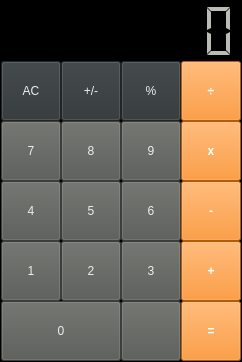
<?xml version="1.0" encoding="UTF-8"?>
<ui version="4.0">
 <class>Dialog</class>
 <widget class="QDialog" name="Dialog">
  <property name="geometry">
   <rect>
    <x>0</x>
    <y>0</y>
    <width>242</width>
    <height>362</height>
   </rect>
  </property>
  <property name="minimumSize">
   <size>
    <width>242</width>
    <height>362</height>
   </size>
  </property>
  <property name="maximumSize">
   <size>
    <width>242</width>
    <height>362</height>
   </size>
  </property>
  <property name="windowTitle">
   <string>Calculator</string>
  </property>
  <property name="styleSheet">
   <string notr="true">border-color: rgb(0, 0, 0);
                background-color: rgb(0, 0, 0);
                color: rgb(0, 0, 0);
            </string>
  </property>
  <property name="sizeGripEnabled">
   <bool>false</bool>
  </property>
  <layout class="QVBoxLayout" name="verticalLayout">
   <property name="spacing">
    <number>0</number>
   </property>
   <property name="leftMargin">
    <number>0</number>
   </property>
   <property name="topMargin">
    <number>0</number>
   </property>
   <property name="rightMargin">
    <number>0</number>
   </property>
   <property name="bottomMargin">
    <number>0</number>
   </property>
   <item>
    <widget class="HFrame" name="frameMain">
     <property name="frameShape">
      <enum>QFrame::StyledPanel</enum>
     </property>
     <property name="frameShadow">
      <enum>QFrame::Raised</enum>
     </property>
     <layout class="QVBoxLayout" name="verticalLayout_2">
      <property name="spacing">
       <number>0</number>
      </property>
      <property name="leftMargin">
       <number>0</number>
      </property>
      <property name="topMargin">
       <number>0</number>
      </property>
      <property name="rightMargin">
       <number>0</number>
      </property>
      <property name="bottomMargin">
       <number>0</number>
      </property>
      <item>
       <widget class="QLCDNumber" name="lcdDisplay">
        <property name="minimumSize">
         <size>
          <width>180</width>
          <height>60</height>
         </size>
        </property>
        <property name="maximumSize">
         <size>
          <width>16777215</width>
          <height>60</height>
         </size>
        </property>
        <property name="styleSheet">
         <string notr="true">background-color: rgb(0, 0, 0);
                                        color: rgb(186, 189, 182);
                                        font: 75 16pt &quot;Sawasdee&quot;;
                                    </string>
        </property>
        <property name="frameShadow">
         <enum>QFrame::Plain</enum>
        </property>
        <property name="lineWidth">
         <number>0</number>
        </property>
        <property name="digitCount">
         <number>8</number>
        </property>
        <property name="segmentStyle">
         <enum>QLCDNumber::Flat</enum>
        </property>
       </widget>
      </item>
      <item>
       <widget class="QFrame" name="frame">
        <property name="styleSheet">
         <string notr="true">background-color: rgb(0, 0, 0);</string>
        </property>
        <property name="frameShape">
         <enum>QFrame::Box</enum>
        </property>
        <property name="frameShadow">
         <enum>QFrame::Plain</enum>
        </property>
        <property name="lineWidth">
         <number>0</number>
        </property>
        <layout class="QGridLayout" name="gridLayout">
         <property name="leftMargin">
          <number>0</number>
         </property>
         <property name="topMargin">
          <number>0</number>
         </property>
         <property name="rightMargin">
          <number>0</number>
         </property>
         <property name="bottomMargin">
          <number>0</number>
         </property>
         <property name="spacing">
          <number>0</number>
         </property>
         <item row="0" column="4">
          <widget class="QToolButton" name="btnDivision">
           <property name="minimumSize">
            <size>
             <width>60</width>
             <height>60</height>
            </size>
           </property>
           <property name="styleSheet">
            <string notr="true">background-color: rgb(253, 128, 8);
                                                    color: rgb(255, 255, 255);
                                                    font: 25pt &quot;Arial&quot;;
                                                    font-weight: bold;
                                                </string>
           </property>
           <property name="text">
            <string>÷</string>
           </property>
           <property name="toolButtonStyle">
            <enum>Qt::ToolButtonTextOnly</enum>
           </property>
          </widget>
         </item>
         <item row="2" column="0">
          <widget class="QToolButton" name="btn4">
           <property name="minimumSize">
            <size>
             <width>60</width>
             <height>60</height>
            </size>
           </property>
           <property name="styleSheet">
            <string notr="true">font: 75 20pt &quot;Arial&quot;;
                                                    color: rgb(238, 238, 236);
                                                    background-color: rgb(85, 87, 83);
                                                </string>
           </property>
           <property name="text">
            <string>4</string>
           </property>
           <property name="toolButtonStyle">
            <enum>Qt::ToolButtonTextOnly</enum>
           </property>
          </widget>
         </item>
         <item row="1" column="0">
          <widget class="QToolButton" name="btn7">
           <property name="minimumSize">
            <size>
             <width>60</width>
             <height>60</height>
            </size>
           </property>
           <property name="styleSheet">
            <string notr="true">font: 75 20pt &quot;Arial&quot;;
                                                    color: rgb(238, 238, 236);
                                                    background-color: rgb(85, 87, 83);
                                                </string>
           </property>
           <property name="text">
            <string>7</string>
           </property>
           <property name="toolButtonStyle">
            <enum>Qt::ToolButtonTextOnly</enum>
           </property>
          </widget>
         </item>
         <item row="1" column="4">
          <widget class="QToolButton" name="btnMultiplication">
           <property name="minimumSize">
            <size>
             <width>60</width>
             <height>60</height>
            </size>
           </property>
           <property name="styleSheet">
            <string notr="true">background-color: rgb(253, 128, 8);
                                                    color: rgb(255, 255, 255);
                                                    font: 20pt &quot;Arial&quot;;
                                                    font-weight: bold;
                                                </string>
           </property>
           <property name="text">
            <string>x</string>
           </property>
           <property name="toolButtonStyle">
            <enum>Qt::ToolButtonTextOnly</enum>
           </property>
          </widget>
         </item>
         <item row="1" column="1">
          <widget class="QToolButton" name="btn8">
           <property name="minimumSize">
            <size>
             <width>60</width>
             <height>60</height>
            </size>
           </property>
           <property name="styleSheet">
            <string notr="true">font: 75 20pt &quot;Arial&quot;;
                                                    color: rgb(238, 238, 236);
                                                    background-color: rgb(85, 87, 83);
                                                </string>
           </property>
           <property name="text">
            <string>8</string>
           </property>
          </widget>
         </item>
         <item row="3" column="0">
          <widget class="QToolButton" name="btn1">
           <property name="minimumSize">
            <size>
             <width>60</width>
             <height>60</height>
            </size>
           </property>
           <property name="styleSheet">
            <string notr="true">font: 75 20pt &quot;Arial&quot;;
                                                    color: rgb(238, 238, 236);
                                                    background-color: rgb(85, 87, 83);
                                                </string>
           </property>
           <property name="text">
            <string>1</string>
           </property>
           <property name="toolButtonStyle">
            <enum>Qt::ToolButtonTextOnly</enum>
           </property>
          </widget>
         </item>
         <item row="0" column="3">
          <widget class="QToolButton" name="btnPercent">
           <property name="minimumSize">
            <size>
             <width>60</width>
             <height>60</height>
            </size>
           </property>
           <property name="styleSheet">
            <string notr="true">font: 75 20pt &quot;Arial&quot;;
                                                    color: rgb(238, 238, 236);
                                                    background-color: rgb(46, 52, 54);
                                                </string>
           </property>
           <property name="text">
            <string>%</string>
           </property>
           <property name="toolButtonStyle">
            <enum>Qt::ToolButtonTextOnly</enum>
           </property>
          </widget>
         </item>
         <item row="3" column="3">
          <widget class="QToolButton" name="btn3">
           <property name="minimumSize">
            <size>
             <width>60</width>
             <height>60</height>
            </size>
           </property>
           <property name="styleSheet">
            <string notr="true">font: 75 20pt &quot;Arial&quot;;
                                                    color: rgb(238, 238, 236);
                                                    background-color: rgb(85, 87, 83);
                                                </string>
           </property>
           <property name="text">
            <string>3</string>
           </property>
           <property name="toolButtonStyle">
            <enum>Qt::ToolButtonTextOnly</enum>
           </property>
          </widget>
         </item>
         <item row="2" column="4">
          <widget class="QToolButton" name="btnMinus">
           <property name="minimumSize">
            <size>
             <width>60</width>
             <height>60</height>
            </size>
           </property>
           <property name="styleSheet">
            <string notr="true">background-color: rgb(253, 128, 8);
                                                    color: rgb(255, 255, 255);
                                                    font: 30pt &quot;Arial&quot;;
                                                    font-weight: bold;
                                                </string>
           </property>
           <property name="text">
            <string>-</string>
           </property>
           <property name="toolButtonStyle">
            <enum>Qt::ToolButtonTextOnly</enum>
           </property>
          </widget>
         </item>
         <item row="3" column="1">
          <widget class="QToolButton" name="btn2">
           <property name="minimumSize">
            <size>
             <width>60</width>
             <height>60</height>
            </size>
           </property>
           <property name="styleSheet">
            <string notr="true">font: 75 20pt &quot;Arial&quot;;
                                                    color: rgb(238, 238, 236);
                                                    background-color: rgb(85, 87, 83);
                                                </string>
           </property>
           <property name="text">
            <string>2</string>
           </property>
           <property name="toolButtonStyle">
            <enum>Qt::ToolButtonTextOnly</enum>
           </property>
          </widget>
         </item>
         <item row="0" column="0">
          <widget class="QToolButton" name="btnAC">
           <property name="minimumSize">
            <size>
             <width>60</width>
             <height>60</height>
            </size>
           </property>
           <property name="styleSheet">
            <string notr="true">font: 75 20pt &quot;Arial&quot;;
                                                    color: rgb(238, 238, 236);
                                                    background-color: rgb(46, 52, 54);
                                                </string>
           </property>
           <property name="text">
            <string>AC</string>
           </property>
           <property name="toolButtonStyle">
            <enum>Qt::ToolButtonTextOnly</enum>
           </property>
          </widget>
         </item>
         <item row="1" column="3">
          <widget class="QToolButton" name="btn9">
           <property name="minimumSize">
            <size>
             <width>60</width>
             <height>60</height>
            </size>
           </property>
           <property name="styleSheet">
            <string notr="true">font: 75 20pt &quot;Arial&quot;;
                                                    color: rgb(238, 238, 236);
                                                    background-color: rgb(85, 87, 83);
                                                </string>
           </property>
           <property name="text">
            <string>9</string>
           </property>
           <property name="toolButtonStyle">
            <enum>Qt::ToolButtonTextOnly</enum>
           </property>
          </widget>
         </item>
         <item row="4" column="4">
          <widget class="QToolButton" name="btnEqual">
           <property name="minimumSize">
            <size>
             <width>60</width>
             <height>60</height>
            </size>
           </property>
           <property name="styleSheet">
            <string notr="true">background-color: rgb(253, 128, 8);
                                                    color: rgb(255, 255, 255);
                                                    font: 20pt &quot;Arial&quot;;
                                                    font-weight: bold;
                                                </string>
           </property>
           <property name="text">
            <string>=</string>
           </property>
           <property name="toolButtonStyle">
            <enum>Qt::ToolButtonTextOnly</enum>
           </property>
          </widget>
         </item>
         <item row="2" column="1">
          <widget class="QToolButton" name="btn5">
           <property name="minimumSize">
            <size>
             <width>60</width>
             <height>60</height>
            </size>
           </property>
           <property name="styleSheet">
            <string notr="true">font: 75 20pt &quot;Arial&quot;;
                                                    color: rgb(238, 238, 236);
                                                    background-color: rgb(85, 87, 83);
                                                </string>
           </property>
           <property name="text">
            <string>5</string>
           </property>
           <property name="toolButtonStyle">
            <enum>Qt::ToolButtonTextOnly</enum>
           </property>
          </widget>
         </item>
         <item row="4" column="0" colspan="2">
          <widget class="QToolButton" name="btn0">
           <property name="minimumSize">
            <size>
             <width>120</width>
             <height>60</height>
            </size>
           </property>
           <property name="styleSheet">
            <string notr="true">font: 75 20pt &quot;Arial&quot;;
                                                    color: rgb(238, 238, 236);
                                                    background-color: rgb(85, 87, 83);
                                                </string>
           </property>
           <property name="text">
            <string>0</string>
           </property>
           <property name="toolButtonStyle">
            <enum>Qt::ToolButtonTextOnly</enum>
           </property>
          </widget>
         </item>
         <item row="2" column="3">
          <widget class="QToolButton" name="btn6">
           <property name="minimumSize">
            <size>
             <width>60</width>
             <height>60</height>
            </size>
           </property>
           <property name="styleSheet">
            <string notr="true">font: 75 20pt &quot;Arial&quot;;
                                                    color: rgb(238, 238, 236);
                                                    background-color: rgb(85, 87, 83);
                                                </string>
           </property>
           <property name="text">
            <string>6</string>
           </property>
           <property name="toolButtonStyle">
            <enum>Qt::ToolButtonTextOnly</enum>
           </property>
          </widget>
         </item>
         <item row="4" column="3">
          <widget class="QToolButton" name="btnDecimal">
           <property name="minimumSize">
            <size>
             <width>60</width>
             <height>60</height>
            </size>
           </property>
           <property name="styleSheet">
            <string notr="true">font: 75 20pt &quot;Arial&quot;;
                                                    color: rgb(238, 238, 236);
                                                    background-color: rgb(85, 87, 83);
                                                </string>
           </property>
           <property name="text">
            <string/>
           </property>
           <property name="toolButtonStyle">
            <enum>Qt::ToolButtonTextOnly</enum>
           </property>
          </widget>
         </item>
         <item row="3" column="4">
          <widget class="QToolButton" name="btnPlus">
           <property name="minimumSize">
            <size>
             <width>60</width>
             <height>60</height>
            </size>
           </property>
           <property name="styleSheet">
            <string notr="true">background-color: rgb(253, 128, 8);
                                                    color: rgb(255, 255, 255);
                                                    font: 20pt &quot;Arial&quot;;
                                                    font-weight: bold;
                                                </string>
           </property>
           <property name="text">
            <string>+</string>
           </property>
           <property name="toolButtonStyle">
            <enum>Qt::ToolButtonTextOnly</enum>
           </property>
          </widget>
         </item>
         <item row="0" column="1">
          <widget class="QToolButton" name="btnSignal">
           <property name="minimumSize">
            <size>
             <width>60</width>
             <height>60</height>
            </size>
           </property>
           <property name="styleSheet">
            <string notr="true">font: 75 14pt &quot;Arial&quot;;
                                                    color: rgb(238, 238, 236);
                                                    background-color: rgb(46, 52, 54);
                                                </string>
           </property>
           <property name="text">
            <string>+/-</string>
           </property>
           <property name="toolButtonStyle">
            <enum>Qt::ToolButtonTextOnly</enum>
           </property>
          </widget>
         </item>
        </layout>
       </widget>
      </item>
     </layout>
    </widget>
   </item>
  </layout>
 </widget>
 <customwidgets>
  <customwidget>
   <class>HFrame</class>
   <extends>QFrame</extends>
   <header>hspylib.modules.qt.promotions.hframe</header>
   <container>1</container>
  </customwidget>
 </customwidgets>
 <tabstops>
  <tabstop>btnAC</tabstop>
  <tabstop>btnSignal</tabstop>
  <tabstop>btnPercent</tabstop>
  <tabstop>btnDivision</tabstop>
  <tabstop>btn7</tabstop>
  <tabstop>btn8</tabstop>
  <tabstop>btn9</tabstop>
  <tabstop>btnMultiplication</tabstop>
  <tabstop>btn4</tabstop>
  <tabstop>btn5</tabstop>
  <tabstop>btn6</tabstop>
  <tabstop>btnMinus</tabstop>
  <tabstop>btn1</tabstop>
  <tabstop>btn2</tabstop>
  <tabstop>btn3</tabstop>
  <tabstop>btnPlus</tabstop>
  <tabstop>btn0</tabstop>
  <tabstop>btnDecimal</tabstop>
  <tabstop>btnEqual</tabstop>
 </tabstops>
 <resources/>
 <connections/>
</ui>
